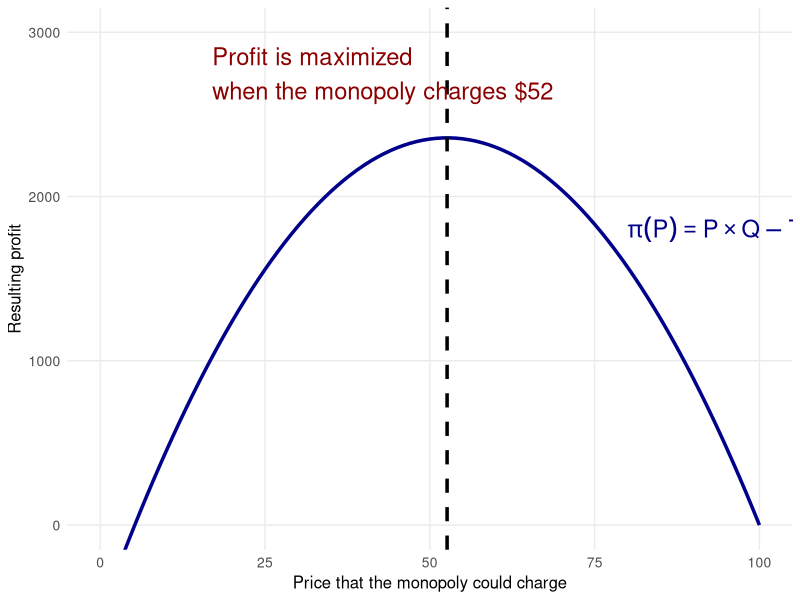
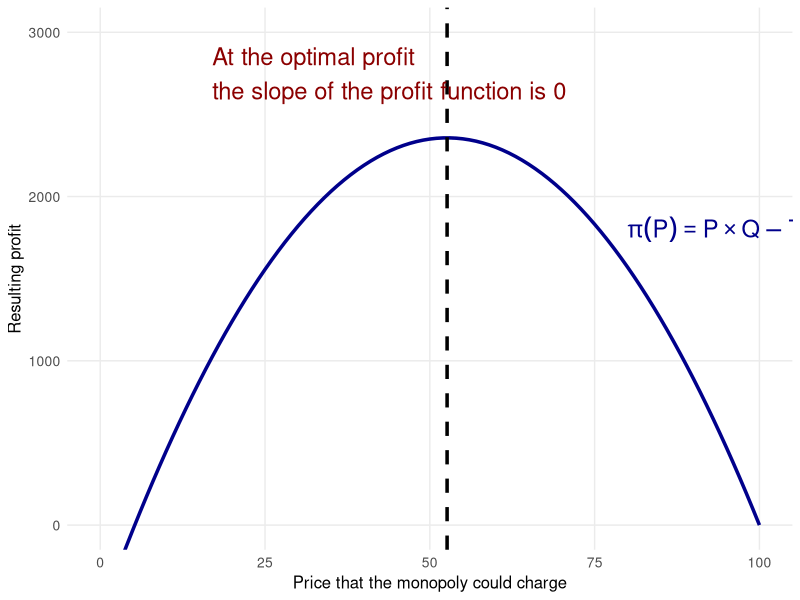
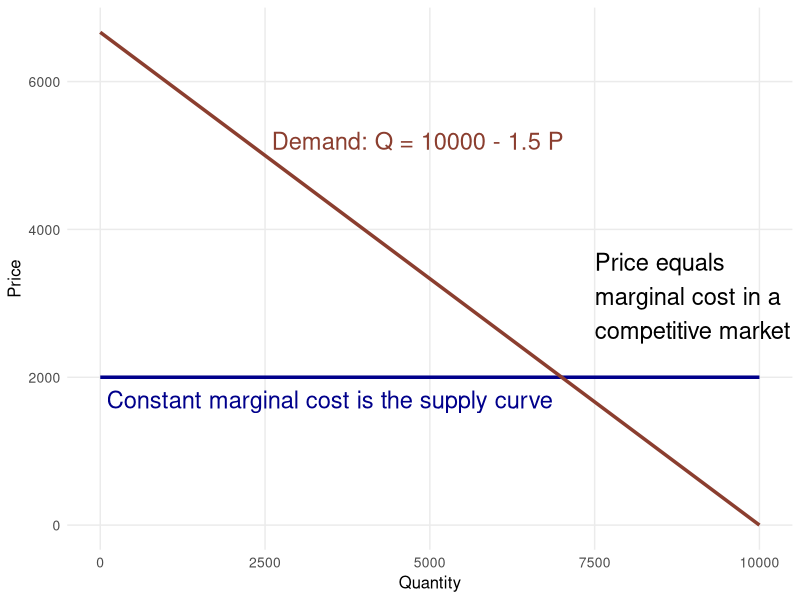
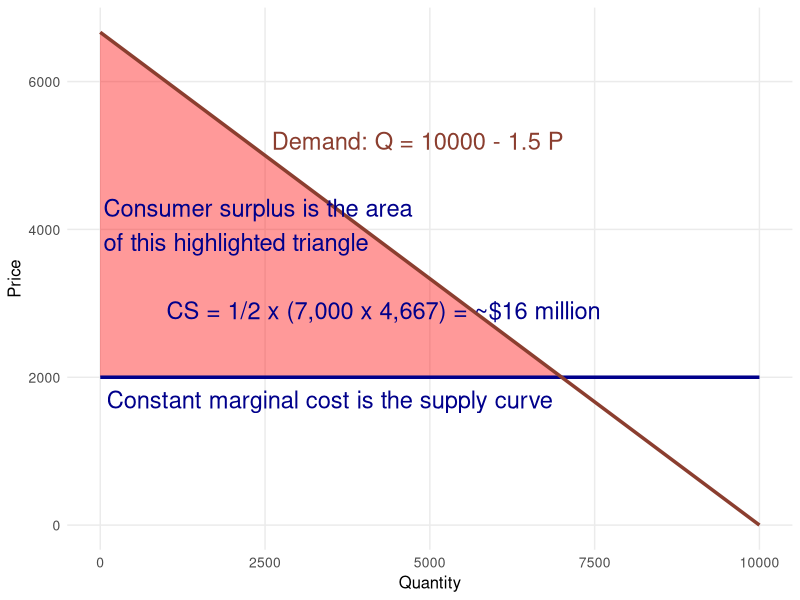
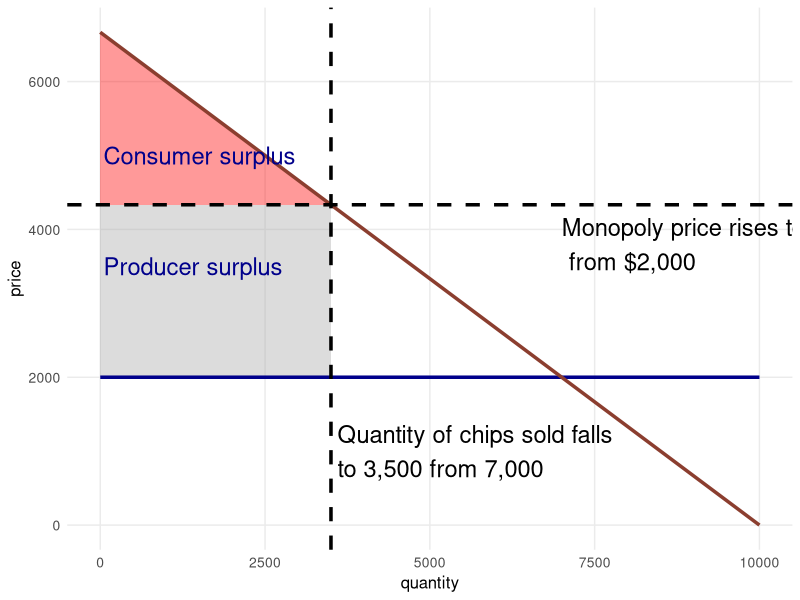
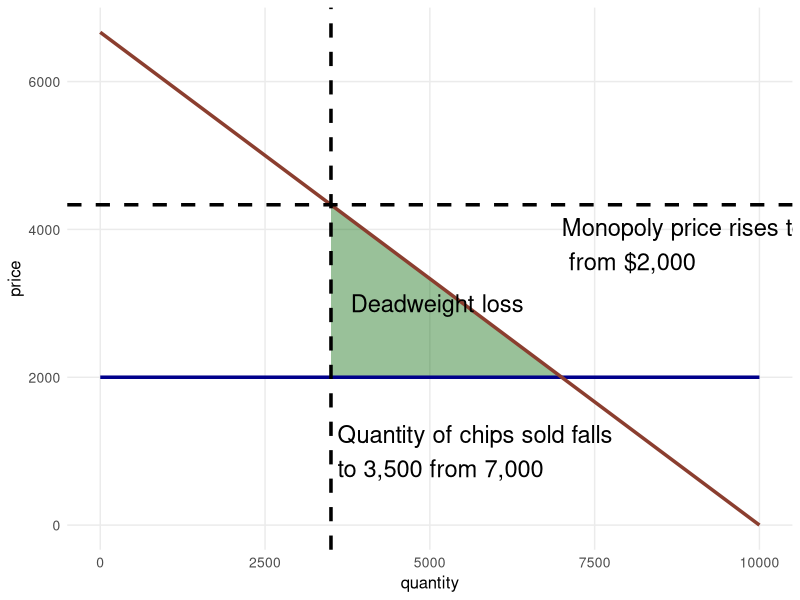

The R source for these figures, in order:
## ---- chunk 1
  
  library(tidyverse)

  ggplot() +
    coord_cartesian(ylim = c(0,3000)) +
    geom_line(
      data = tibble(price = 0:100)|> mutate(
        demand = 100 - price
      ) |> mutate(cost = 0.5 * demand + 0.05 * (demand ^ 2)) |>
      mutate(profit = price * demand - cost),
      aes(x = price, y = profit), col = "darkblue",
      linewidth = 1.2
    ) +
      theme_minimal() +
  theme(
    panel.grid.minor = element_blank(),
    axis.title = element_text(size = 12),
    axis.text = element_text(size = 10)
  ) + 
  labs(x = "Price that the monopoly could charge", y = "Resulting profit") +
  geom_vline(xintercept = 1105/21, linewidth = 1.2, linetype = 2) +
annotate(geom='text', x=80, y=1800, 
         label=expression(pi(P) == P %*% Q - TC(Q)), 
         parse=TRUE, col = "darkblue", hjust = 0, size = 6) +
  annotate(geom='text', x=17, y=2750, 
         label="Profit is maximized\nwhen the monopoly charges $52", 
         parse=FALSE, col = "darkred", hjust = 0, size = 6)
## ---- chunk 2
  
  library(tidyverse)

  ggplot() +
    coord_cartesian(ylim = c(0,3000)) +
    geom_line(
      data = tibble(price = 0:100)|> mutate(
        demand = 100 - price
      ) |> mutate(cost = 0.5 * demand + 0.05 * (demand ^ 2)) |>
      mutate(profit = price * demand - cost),
      aes(x = price, y = profit), col = "darkblue",
      linewidth = 1.2
    ) +
      theme_minimal() +
  theme(
    panel.grid.minor = element_blank(),
    axis.title = element_text(size = 12),
    axis.text = element_text(size = 10)
  ) + 
  labs(x = "Price that the monopoly could charge", y = "Resulting profit") +
  geom_vline(xintercept = 1105/21, linewidth = 1.2, linetype = 2) +
annotate(geom='text', x=80, y=1800, 
         label=expression(pi(P) == P %*% Q - TC(Q)), 
         parse=TRUE, col = "darkblue", hjust = 0, size = 6) +
  annotate(geom='text', x=17, y=2750, 
         label="At the optimal profit\nthe slope of the profit function is 0", 
         parse=FALSE, col = "darkred", hjust = 0, size = 6)
## ---- chunk 3
 

  ggplot() +
    geom_line(
      data = tibble(quantity = 0:10000, price = 2000),
      aes(x = quantity, y = price), col = "darkblue",
      linewidth = 1.2
    ) +
        geom_line(
      data = tibble(price = 0:6667) |> mutate( quantity = 10000 - 1.5 * price),
      aes(x = quantity, y = price), col = "coral4",
      linewidth = 1.2
    ) +
      theme_minimal() +
    
  theme(
    panel.grid.minor = element_blank(),
    axis.title = element_text(size = 12),
    axis.text = element_text(size = 10)
  ) + 
  labs(x = "Quantity", y = "Price") +
  annotate(geom='text', x=7500, y=3100, 
         label="Price equals\nmarginal cost in a\ncompetitive market", 
         parse=FALSE, col = "black", hjust = 0, size = 6) +
    annotate(geom='text', x=100, y=1700, 
         label="Constant marginal cost is the supply curve", 
         parse=FALSE, col = "darkblue", hjust = 0, size = 6) +
    annotate(geom='text', x=2600, y=5200, 
         label="Demand: Q = 10000 - 1.5 P", 
         parse=FALSE, col = "coral4", hjust = 0, size = 6)
    
## ---- chunk 4
 

  ggplot() +
  geom_ribbon(
    data = tibble(price = 2000:6667)|>mutate(quantity = 10000 - 1.5 * price) |> mutate(ymin = 2000),
    aes(x = quantity, ymin = ymin, ymax = price),
    fill = "red", alpha = 0.4
  ) +
    geom_line(
      data = tibble(quantity = 0:10000, price = 2000),
      aes(x = quantity, y = price), col = "darkblue",
      linewidth = 1.2
    ) +
        geom_line(
      data = tibble(price = 0:6667) |> mutate( quantity = 10000 - 1.5 * price),
      aes(x = quantity, y = price), col = "coral4",
      linewidth = 1.2
    ) +
      theme_minimal() +
    annotate(geom='text', x=50, y=3600, 
         label="Consumer surplus is the area\nof this highlighted triangle\n
         CS = 1/2 x (7,000 x 4,667) = ~$16 million", 
         parse=FALSE, col = "darkblue", hjust = 0, size = 6) +
  theme(
    panel.grid.minor = element_blank(),
    axis.title = element_text(size = 12),
    axis.text = element_text(size = 10)
  ) + 
  labs(x = "Quantity", y = "Price") +
      annotate(geom='text', x=100, y=1700, 
         label="Constant marginal cost is the supply curve", 
         parse=FALSE, col = "darkblue", hjust = 0, size = 6) +
    annotate(geom='text', x=2600, y=5200, 
         label="Demand: Q = 10000 - 1.5 P", 
         parse=FALSE, col = "coral4", hjust = 0, size = 6)
## ---- chunk 5
 

  ggplot() +
  geom_ribbon(
    data = tibble(price = 4333:6667)|>mutate(quantity = 10000 - 1.5 * price) |> mutate(ymin = 4333),
    aes(x = quantity, ymin = ymin, ymax = price),
    fill = "red", alpha = 0.4
  ) +
  geom_ribbon(
    aes(x = 0:3500, ymin = 2000, ymax = 4333),
    fill = "darkgray", alpha = 0.4
  ) +
    geom_line(
      data = tibble(quantity = 0:10000, price = 2000),
      aes(x = quantity, y = price), col = "darkblue",
      linewidth = 1.2
    ) +
        geom_line(
      data = tibble(price = 0:6667) |> mutate( quantity = 10000 - 1.5 * price),
      aes(x = quantity, y = price), col = "coral4",
      linewidth = 1.2
    ) +
    geom_hline(yintercept = 4333, linetype = 2, linewidth = 1.2)+
    geom_vline(xintercept = 3500, linetype = 2, linewidth = 1.2)+
    theme_minimal() +
    annotate(geom='text', x=50, y=5000, 
         label="Consumer surplus", 
         parse=FALSE, col = "darkblue", hjust = 0, size = 6) +
    annotate(geom='text', x=7000, y=3800, 
         label="Monopoly price rises to $4,333\n from $2,000", 
         parse=FALSE, col = "black", hjust = 0, size = 6) + 
    annotate(geom='text', x=3600, y=1000, 
         label="Quantity of chips sold falls\nto 3,500 from 7,000", 
         parse=FALSE, col = "black", hjust = 0, size = 6) + 
  annotate(geom='text', x=50, y=3500, 
         label="Producer surplus", 
         parse=FALSE, col = "darkblue", hjust = 0, size = 6) +
  theme(
    panel.grid.minor = element_blank(),
    axis.title = element_text(size = 12),
    axis.text = element_text(size = 10)
  ) 

## ---- chunk 6
 

  ggplot() +
  geom_ribbon(
    data = tibble(price = 2000:4333)|>mutate(quantity = 10000 - 1.5 * price) |> mutate(ymin = 2000),
    aes(x = quantity, ymin = ymin, ymax = price),
    fill = "darkgreen", alpha = 0.4
  ) +
  
    geom_line(
      data = tibble(quantity = 0:10000, price = 2000),
      aes(x = quantity, y = price), col = "darkblue",
      linewidth = 1.2
    ) +
        geom_line(
      data = tibble(price = 0:6667) |> mutate( quantity = 10000 - 1.5 * price),
      aes(x = quantity, y = price), col = "coral4",
      linewidth = 1.2
    ) +
    geom_hline(yintercept = 4333, linetype = 2, linewidth = 1.2)+
    geom_vline(xintercept = 3500, linetype = 2, linewidth = 1.2)+
    theme_minimal() +
    annotate(geom='text', x=7000, y=3800, 
         label="Monopoly price rises to $4,333\n from $2,000", 
         parse=FALSE, col = "black", hjust = 0, size = 6) + 
    annotate(geom='text', x=3600, y=1000, 
         label="Quantity of chips sold falls\nto 3,500 from 7,000", 
         parse=FALSE, col = "black", hjust = 0, size = 6) + 
  annotate(geom='text', x=3800, y=3000, 
         label="Deadweight loss", 
         parse=FALSE, col = "black", hjust = 0, size = 6) +
  theme(
    panel.grid.minor = element_blank(),
    axis.title = element_text(size = 12),
    axis.text = element_text(size = 10)
  ) 
